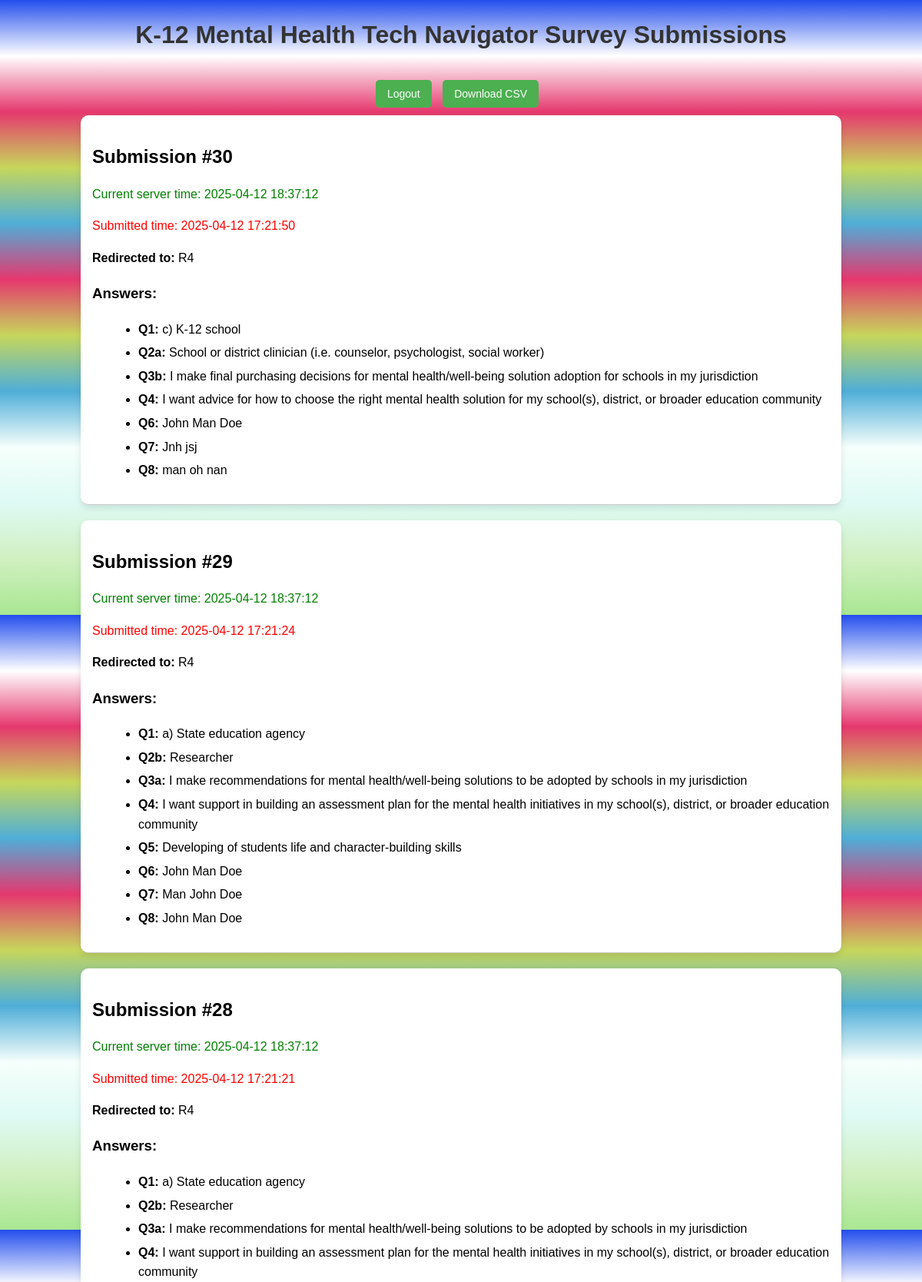
The page /dashboard/ (signed in, upper part) on the database its author committed.
### survey_app/models.py (models this page shows, shortened)
class SurveySubmission(models.Model):
    created_at = models.DateTimeField(auto_now_add=True)
    chosen_redirection = models.CharField(max_length=10, blank=True, null=True)
    submitted_time = models.DateTimeField(default=now)

class SurveyAnswer(models.Model):
    submission = models.ForeignKey(SurveySubmission, on_delete=models.CASCADE, related_name='answers')
    question_id = models.CharField(max_length=10)
    answer_text = models.TextField()
    created_at = models.DateTimeField(auto_now_add=True)

### survey_app/views.py (the view)
# urls.py: path('dashboard/', dashboard_view, name='dashboard'),
@login_required
def dashboard_view(request):
    submissions = SurveySubmission.objects.all().order_by('-submitted_time')
    current_time = now()
    data = []
    for submission in submissions:
        answers = SurveyAnswer.objects.filter(submission=submission).order_by('question_id')
        data.append({
            'id': submission.id,
            'submitted_time': submission.submitted_time,
            'chosen_redirection': submission.chosen_redirection,
            'answers': answers
        })
    return render(request, 'survey_app/dashboard.html', {
        'submissions': data,
        'current_time': current_time,
    })

### survey_app/templates/survey_app/dashboard.html (shortened to what this page needs)
<!DOCTYPE html>
<html>
<head>
  {% load static %}
</head>
<body>
  <h1>K-12 Mental Health Tech Navigator Survey Submissions</h1>
  <p>
    <a href="{% url 'logout' %}" class="logout-button">Logout</a>
    <a href="{% url 'download_csv' %}" class="csv-button">Download CSV</a>
  </p>
  {% for submission in submissions %}
    <div class="submission">
      <h2>Submission #{{ submission.id }}</h2>
      <p style="color: green;">
        Current server time: {{ current_time|date:"Y-m-d H:i:s" }}
      </p>
      <p style="color: rgb(255, 0, 0);">
        Submitted time: {{ submission.submitted_time|date:"Y-m-d H:i:s" }}
      </p>
      <p><strong>Redirected to:</strong> {{ submission.chosen_redirection|default:"None" }}</p>
      <h3>Answers:</h3>
      <ul class="answers">
        {% for answer in submission.answers %}
          <li><strong>{{ answer.question_id }}:</strong> {{ answer.answer_text }}</li>
        {% empty %}
          <li>No answers recorded.</li>
        {% endfor %}
      </ul>
    </div>
  {% empty %}
    <p>No submissions found.</p>
  {% endfor %}
</body>
</html>

### survey_app/templates/survey_app/dashboard.html (style rules this page uses)
body { font-family: Arial, sans-serif; line-height: 1.6; margin: 0; padding: 0; min-height: 100vh; display: flex; flex-direction: column; align-items: center; background: linear-gradient(135deg, #DEFAF4, #BFF2F4); }
.submission { border-bottom: 1px solid #ccc; padding-bottom: 10px; margin-bottom: 20px; width: 80%; background-color: white; padding: 15px; border-radius: 10px; box-shadow: 0 4px 8px rgba(0, 0, 0, 0.1); }
.submission h2 { margin-bottom: 5px; }
.answers { margin-left: 20px; }
.answers li { margin-bottom: 5px; }
.logout-button, .csv-button { background-color: #4CAF50; color: white; border: none; padding: 10px 15px; font-size: 14px; font-family: Arial, sans-serif; cursor: pointer; border-radius: 5px; text-decoration: none; margin-right: 10px; }
h1 { margin-top: 20px; color: #333; }

### rows shown on the page
SurveySubmission: submitted_time "2025-04-12 17:21:50", chosen_redirection "R4"
SurveyAnswer: question_id "Q1", answer_text "c) K-12 school"
SurveyAnswer: question_id "Q2a", answer_text "School or district clinician (i.e. counselor, psychologist, social worker)"
SurveyAnswer: question_id "Q3b", answer_text "I make final purchasing decisions for mental health/well-being solution adoption for schools in my jurisdiction"
SurveyAnswer: question_id "Q4", answer_text "I want advice for how to choose the right mental health solution for my school(s), district, or broader education community"
SurveyAnswer: question_id "Q6", answer_text "John Man Doe"
SurveyAnswer: question_id "Q7", answer_text "Jnh jsj"
SurveyAnswer: question_id "Q8", answer_text "man oh nan"
SurveySubmission: submitted_time "2025-04-12 17:21:24", chosen_redirection "R4"
SurveyAnswer: question_id "Q1", answer_text "a) State education agency"
SurveyAnswer: question_id "Q2b", answer_text "Researcher"
SurveyAnswer: question_id "Q3a", answer_text "I make recommendations for mental health/well-being solutions to be adopted by schools in my jurisdiction"
SurveyAnswer: question_id "Q4", answer_text "I want support in building an assessment plan for the mental health initiatives in my school(s), district, or broader education community"
SurveyAnswer: question_id "Q5", answer_text "Developing of students life and character-building skills"
SurveyAnswer: question_id "Q6", answer_text "John Man Doe"
SurveyAnswer: question_id "Q7", answer_text "Man John Doe"
SurveyAnswer: question_id "Q8", answer_text "John Man Doe"
SurveySubmission: submitted_time "2025-04-12 17:21:21", chosen_redirection "R4"
SurveyAnswer: question_id "Q1", answer_text "a) State education agency"
SurveyAnswer: question_id "Q2b", answer_text "Researcher"
SurveyAnswer: question_id "Q3a", answer_text "I make recommendations for mental health/well-being solutions to be adopted by schools in my jurisdiction"
SurveyAnswer: question_id "Q4", answer_text "I want support in building an assessment plan for the mental health initiatives in my school(s), district, or broader education community"

### other values the page prints
{{ submission.id }} "30" "29" "28"
